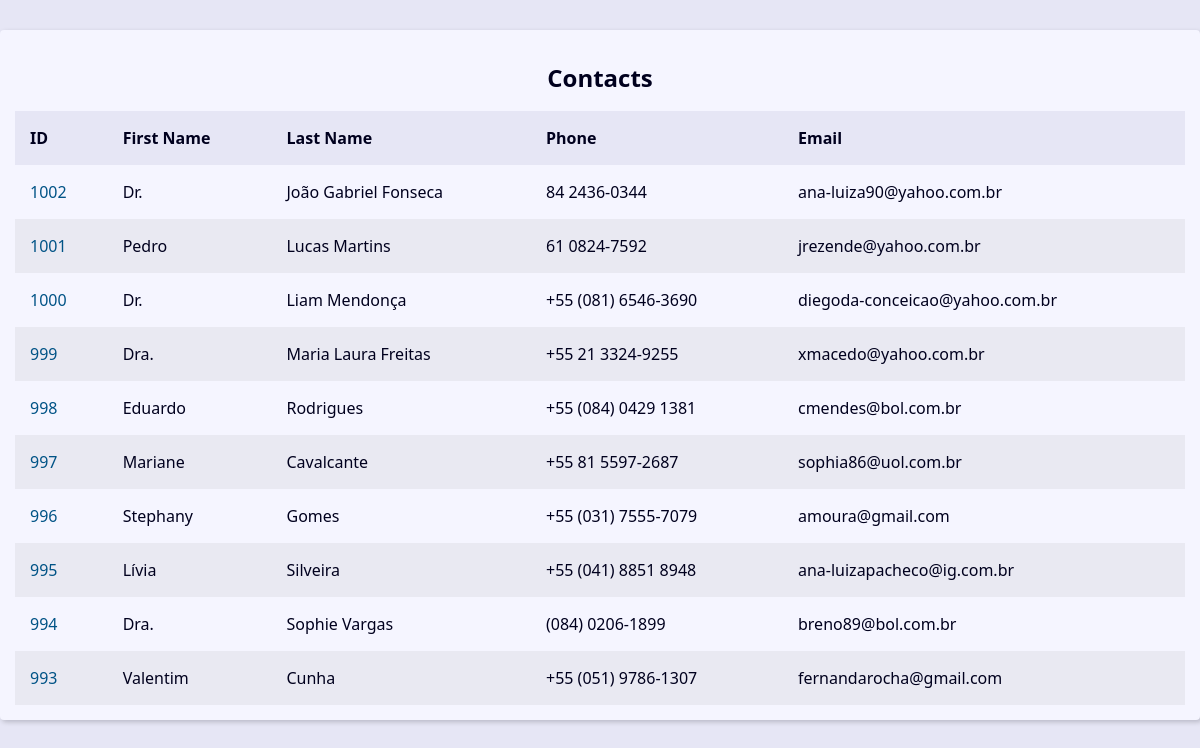
Before: / with the older database file.
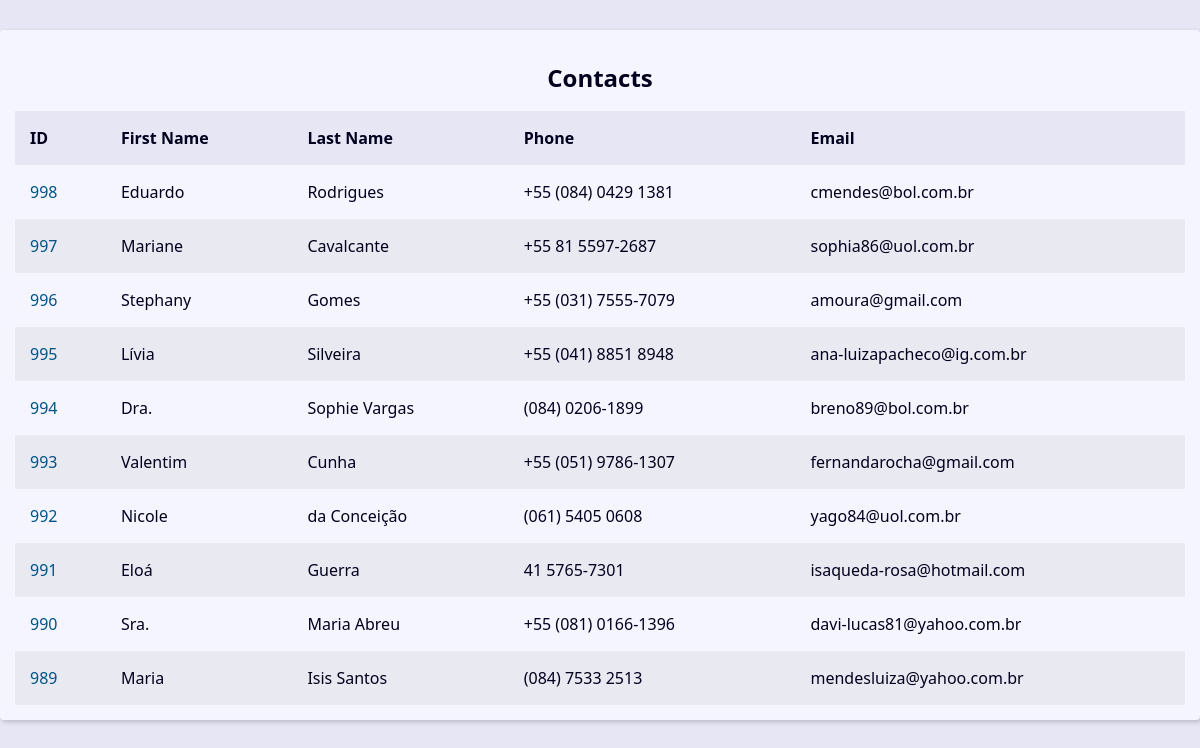
After: the same page with the newer database file.
### contact/models.py (models this page shows, shortened)
class Contact(models.Model):
  first_name = models.CharField(max_length=50)
  last_name = models.CharField(max_length=50, blank=True)
  phone = models.CharField(max_length=50)
  email = models.EmailField(max_length=100, blank=True)
  create_date = models.DateTimeField(default=timezone.now)
  description = models.TextField(max_length=254, blank=True)
  show = models.BooleanField(default=True)
  picture = models.ImageField(blank=True, upload_to='pictures/%Y/%m')
  category = models.ForeignKey(Category, on_delete=models.SET_NULL, blank=True, null=True)
  owner = models.ForeignKey(User, on_delete=models.SET_NULL, blank=True, null=True)

### contact/views/contact_views.py (the view)
# urls.py: path('', views.index, name='index'),
def index(request):
  contacts = Contact.objects.filter(show=True).order_by('-id')[0:10]
  context = {
    'contacts': contacts
  }
  return render(
    request,
    'contact/pages/index.html',
    context,
  )

### contact/templates/contact/pages/index.html
{% extends "global/base.html" %}
{% block content %}
  <div class="responsive-table">
    <table class="contacts-table">
      <caption class="table-caption">
        Contacts
      </caption>
      <thead>
        <tr class="table-row table-row-header">
          <th class="table-header">ID</th>
          <th class="table-header">First Name</th>
          <th class="table-header">Last Name</th>
          <th class="table-header">Phone</th>
          <th class="table-header">Email</th>
        </tr>
      </thead>
      <tbody>
      {% for contact in contacts %}
        <tr class="table-row">
          <td class="table-cel">
            <a
            href="{% url 'contact:contact' contact.id %}"
            class="table-link">
              {{contact.id}}
            </a>
          </td>
          <td class="table-cel">
            {{contact.first_name}}
          </td>
          <td class="table-cel">
            {{contact.last_name}}
          </td>
          <td class="table-cel">
            {{contact.phone}}
          </td>
          <td class="table-cel">
            {{contact.email}}
          </td>
        </tr>
      {% endfor %}
      </tbody>
    </table>
  </div>
{% endblock content %}

Changed rows visible on the page:
no longer on this page (row edited): Contact: id "1002", first_name "Dr.", last_name "João Gabriel Fonseca", phone "84 2436-0344", email "ana-luiza90@yahoo.com.br"
no longer on this page (row edited): Contact: id "1001", first_name "Pedro", last_name "Lucas Martins", phone "61 0824-7592", email "jrezende@yahoo.com.br"
no longer on this page (row edited): Contact: id "1000", first_name "Dr.", last_name "Liam Mendonça", phone "+55 (081) 6546-3690", email "diegoda-conceicao@yahoo.com.br"
no longer on this page (row edited): Contact: id "999", first_name "Dra.", last_name "Maria Laura Freitas", phone "+55 21 3324-9255", email "xmacedo@yahoo.com.br"
now on this page (row unchanged): Contact: id "992", first_name "Nicole", last_name "da Conceição", phone "(061) 5405 0608", email "yago84@uol.com.br"
now on this page (row unchanged): Contact: id "991", first_name "Eloá", last_name "Guerra", phone "41 5765-7301", email "isaqueda-rosa@hotmail.com"
now on this page (row unchanged): Contact: id "990", first_name "Sra.", last_name "Maria Abreu", phone "+55 (081) 0166-1396", email "davi-lucas81@yahoo.com.br"
now on this page (row unchanged): Contact: id "989", first_name "Maria", last_name "Isis Santos", phone "(084) 7533 2513", email "mendesluiza@yahoo.com.br"
